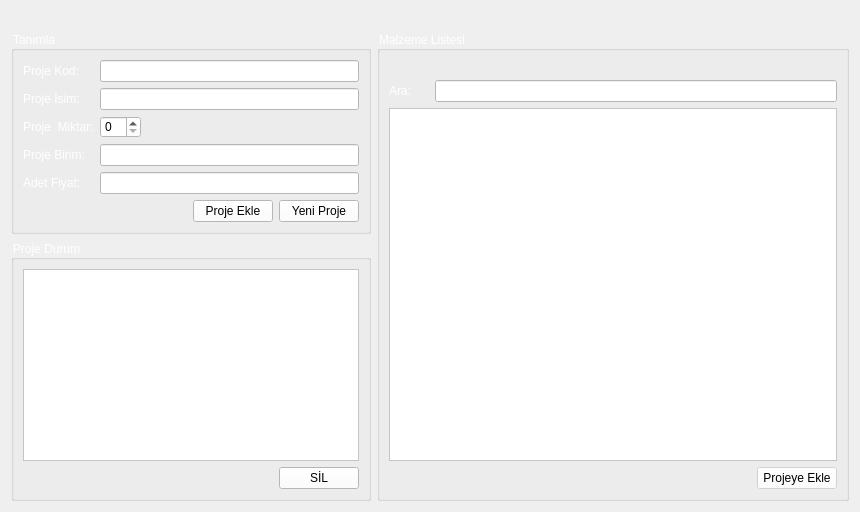
      <widget class="QWidget" name="tab_5">
       <attribute name="title">
        <string>Yeni Proje-ProjeGüncelle</string>
       </attribute>
       <layout class="QGridLayout" name="gridLayout_9">
        <item row="0" column="1">
         <spacer name="horizontalSpacer_17">
          <property name="orientation">
           <enum>Qt::Horizontal</enum>
          </property>
          <property name="sizeHint" stdset="0">
           <size>
            <width>40</width>
            <height>20</height>
           </size>
          </property>
         </spacer>
        </item>
        <item row="0" column="2">
         <spacer name="horizontalSpacer_16">
          <property name="orientation">
           <enum>Qt::Horizontal</enum>
          </property>
          <property name="sizeHint" stdset="0">
           <size>
            <width>40</width>
            <height>20</height>
           </size>
          </property>
         </spacer>
        </item>
        <item row="2" column="0">
         <widget class="QGroupBox" name="groupBox_4">
          <property name="styleSheet">
           <string notr="true">color: rgb(255, 255, 255);</string>
          </property>
          <property name="title">
           <string>Tanımla</string>
          </property>
          <layout class="QGridLayout" name="gridLayout_8">
           <item row="5" column="3">
            <widget class="QPushButton" name="btn_projeTanimla">
             <property name="styleSheet">
              <string notr="true">
color: rgb(0, 0, 0);
background-color: rgb(255, 255, 255);</string>
             </property>
             <property name="text">
              <string>Proje Ekle</string>
             </property>
            </widget>
           </item>
           <item row="5" column="4">
            <widget class="QPushButton" name="btn_yeniProje">
             <property name="styleSheet">
              <string notr="true">
color: rgb(0, 0, 0);
background-color: rgb(255, 255, 255);</string>
             </property>
             <property name="text">
              <string>Yeni Proje</string>
             </property>
            </widget>
           </item>
           <item row="5" column="1">
            <spacer name="horizontalSpacer_20">
             <property name="orientation">
              <enum>Qt::Horizontal</enum>
             </property>
             <property name="sizeHint" stdset="0">
              <size>
               <width>40</width>
               <height>20</height>
              </size>
             </property>
            </spacer>
           </item>
           <item row="5" column="0">
            <spacer name="horizontalSpacer_19">
             <property name="orientation">
              <enum>Qt::Horizontal</enum>
             </property>
             <property name="sizeHint" stdset="0">
              <size>
               <width>40</width>
               <height>20</height>
              </size>
             </property>
            </spacer>
           </item>
           <item row="5" column="2">
            <spacer name="horizontalSpacer_18">
             <property name="orientation">
              <enum>Qt::Horizontal</enum>
             </property>
             <property name="sizeHint" stdset="0">
              <size>
               <width>40</width>
               <height>20</height>
              </size>
             </property>
            </spacer>
           </item>
           <item row="0" column="0">
            <widget class="QLabel" name="label_9">
             <property name="text">
              <string>Proje Kod:</string>
             </property>
            </widget>
           </item>
           <item row="1" column="0">
            <widget class="QLabel" name="label_6">
             <property name="text">
              <string>Proje İsim:</string>
             </property>
            </widget>
           </item>
           <item row="2" column="0">
            <widget class="QLabel" name="label_10">
             <property name="text">
              <string>Proje  Miktar:</string>
             </property>
            </widget>
           </item>
           <item row="3" column="0">
            <widget class="QLabel" name="label_8">
             <property name="text">
              <string>Proje Birim:</string>
             </property>
            </widget>
           </item>
           <item row="4" column="0">
            <widget class="QLabel" name="label_7">
             <property name="text">
              <string>Adet Fiyat:</string>
             </property>
            </widget>
           </item>
           <item row="4" column="1" colspan="4">
            <widget class="QLineEdit" name="tf_yeniProjeFiyat">
             <property name="styleSheet">
              <string notr="true">background-color: rgb(255, 255, 255);
color: rgb(0, 0, 0);</string>
             </property>
            </widget>
           </item>
           <item row="3" column="1" colspan="4">
            <widget class="QLineEdit" name="tf_yeniProjeBirim">
             <property name="styleSheet">
              <string notr="true">background-color: rgb(255, 255, 255);
color: rgb(0, 0, 0);</string>
             </property>
            </widget>
           </item>
           <item row="1" column="1" colspan="4">
            <widget class="QLineEdit" name="tf_yeniProjeIsim">
             <property name="styleSheet">
              <string notr="true">background-color: rgb(255, 255, 255);
color: rgb(0, 0, 0);</string>
             </property>
            </widget>
           </item>
           <item row="0" column="1" colspan="4">
            <widget class="QLineEdit" name="tf_yeniProjeId">
             <property name="styleSheet">
              <string notr="true">background-color: rgb(255, 255, 255);
color: rgb(0, 0, 0);</string>
             </property>
            </widget>
           </item>
           <item row="2" column="1">
            <widget class="QSpinBox" name="spinBox">
             <property name="styleSheet">
              <string notr="true">background-color: rgb(255, 255, 255);
color: rgb(0, 0, 0);</string>
             </property>
            </widget>
           </item>
          </layout>
         </widget>
        </item>
        <item row="3" column="0">
         <widget class="QGroupBox" name="groupBox_6">
          <property name="styleSheet">
           <string notr="true">color: rgb(255, 255, 255);</string>
          </property>
          <property name="title">
           <string>Proje Durum</string>
          </property>
          <layout class="QGridLayout" name="gridLayout_7">
           <item row="1" column="1">
            <widget class="QPushButton" name="btn_projeMalzemeSil">
             <property name="styleSheet">
              <string notr="true">
color: rgb(0, 0, 0);
background-color: rgb(255, 255, 255);</string>
             </property>
             <property name="text">
              <string>SİL</string>
             </property>
            </widget>
           </item>
           <item row="1" column="0">
            <spacer name="horizontalSpacer_25">
             <property name="orientation">
              <enum>Qt::Horizontal</enum>
             </property>
             <property name="sizeHint" stdset="0">
              <size>
               <width>40</width>
               <height>20</height>
              </size>
             </property>
            </spacer>
           </item>
           <item row="0" column="0" colspan="2">
            <widget class="QTableView" name="tableView_projeMalzemeListesi">
             <property name="styleSheet">
              <string notr="true">background-color: rgb(255, 255, 255);
selection-color: rgb(255, 255, 255);
selection-background-color: rgb(0, 90, 135);
color: rgb(0, 0, 0);
</string>
             </property>
             <property name="selectionBehavior">
              <enum>QAbstractItemView::SelectRows</enum>
             </property>
             <attribute name="horizontalHeaderStretchLastSection">
              <bool>true</bool>
             </attribute>
            </widget>
           </item>
          </layout>
         </widget>
        </item>
        <item row="2" column="1" rowspan="2" colspan="2">
         <widget class="QGroupBox" name="groupBox_5">
          <property name="styleSheet">
           <string notr="true">color: rgb(255, 255, 255);</string>
          </property>
          <property name="title">
           <string>Malzeme Listesi</string>
          </property>
          <layout class="QGridLayout" name="gridLayout_6">
           <item row="7" column="4">
            <spacer name="horizontalSpacer_27">
             <property name="orientation">
              <enum>Qt::Horizontal</enum>
             </property>
             <property name="sizeHint" stdset="0">
              <size>
               <width>40</width>
               <height>20</height>
              </size>
             </property>
            </spacer>
           </item>
           <item row="7" column="3">
            <spacer name="horizontalSpacer_26">
             <property name="orientation">
              <enum>Qt::Horizontal</enum>
             </property>
             <property name="sizeHint" stdset="0">
              <size>
               <width>40</width>
               <height>20</height>
              </size>
             </property>
            </spacer>
           </item>
           <item row="7" column="6">
            <spacer name="horizontalSpacer_29">
             <property name="orientation">
              <enum>Qt::Horizontal</enum>
             </property>
             <property name="sizeHint" stdset="0">
              <size>
               <width>40</width>
               <height>20</height>
              </size>
             </property>
            </spacer>
           </item>
           <item row="7" column="5">
            <spacer name="horizontalSpacer_28">
             <property name="orientation">
              <enum>Qt::Horizontal</enum>
             </property>
             <property name="sizeHint" stdset="0">
              <size>
               <width>40</width>
               <height>20</height>
              </size>
             </property>
            </spacer>
           </item>
           <item row="3" column="1" colspan="8">
            <widget class="QLineEdit" name="tf_malzemeAra">
             <property name="styleSheet">
              <string notr="true">background-color: rgb(255, 255, 255);
color: rgb(0, 0, 0);</string>
             </property>
            </widget>
           </item>
           <item row="7" column="2">
            <spacer name="horizontalSpacer_11">
             <property name="orientation">
              <enum>Qt::Horizontal</enum>
             </property>
             <property name="sizeHint" stdset="0">
              <size>
               <width>40</width>
               <height>20</height>
              </size>
             </property>
            </spacer>
           </item>
           <item row="0" column="8">
            <spacer name="horizontalSpacer_14">
             <property name="orientation">
              <enum>Qt::Horizontal</enum>
             </property>
             <property name="sizeHint" stdset="0">
              <size>
               <width>40</width>
               <height>20</height>
              </size>
             </property>
            </spacer>
           </item>
           <item row="7" column="8">
            <widget class="QPushButton" name="btn_malzemeEkle">
             <property name="enabled">
              <bool>false</bool>
             </property>
             <property name="styleSheet">
              <string notr="true">
color: rgb(0, 0, 0);
background-color: rgb(255, 255, 255);</string>
             </property>
             <property name="text">
              <string>Projeye Ekle</string>
             </property>
            </widget>
           </item>
           <item row="7" column="0">
            <spacer name="horizontalSpacer_10">
             <property name="orientation">
              <enum>Qt::Horizontal</enum>
             </property>
             <property name="sizeHint" stdset="0">
              <size>
               <width>40</width>
               <height>20</height>
              </size>
             </property>
            </spacer>
           </item>
           <item row="0" column="3">
            <spacer name="horizontalSpacer_15">
             <property name="orientation">
              <enum>Qt::Horizontal</enum>
             </property>
             <property name="sizeHint" stdset="0">
              <size>
               <width>40</width>
               <height>20</height>
              </size>
             </property>
            </spacer>
           </item>
           <item row="3" column="0">
            <widget class="QLabel" name="label_11">
             <property name="text">
              <string>Ara:</string>
             </property>
            </widget>
           </item>
           <item row="0" column="1">
            <spacer name="horizontalSpacer_12">
             <property name="orientation">
              <enum>Qt::Horizontal</enum>
             </property>
             <property name="sizeHint" stdset="0">
              <size>
               <width>40</width>
               <height>20</height>
              </size>
             </property>
            </spacer>
           </item>
           <item row="0" column="2">
            <spacer name="horizontalSpacer_13">
             <property name="orientation">
              <enum>Qt::Horizontal</enum>
             </property>
             <property name="sizeHint" stdset="0">
              <size>
               <width>40</width>
               <height>20</height>
              </size>
             </property>
            </spacer>
           </item>
           <item row="6" column="0" colspan="9">
            <widget class="QTableView" name="tableView_malzemeListesi">
             <property name="styleSheet">
              <string notr="true">background-color: rgb(255, 255, 255);
selection-color: rgb(255, 255, 255);
selection-background-color: rgb(0, 90, 135);
color: rgb(0, 0, 0);
</string>
             </property>
             <property name="selectionBehavior">
              <enum>QAbstractItemView::SelectRows</enum>
             </property>
             <attribute name="horizontalHeaderStretchLastSection">
              <bool>true</bool>
             </attribute>
            </widget>
           </item>
           <item row="7" column="7">
            <spacer name="horizontalSpacer_30">
             <property name="orientation">
              <enum>Qt::Horizontal</enum>
             </property>
             <property name="sizeHint" stdset="0">
              <size>
               <width>40</width>
               <height>20</height>
              </size>
             </property>
            </spacer>
           </item>
           <item row="7" column="1">
            <spacer name="horizontalSpacer_31">
             <property name="orientation">
              <enum>Qt::Horizontal</enum>
             </property>
             <property name="sizeHint" stdset="0">
              <size>
               <width>40</width>
               <height>20</height>
              </size>
             </property>
            </spacer>
           </item>
          </layout>
         </widget>
        </item>
       </layout>
      </widget>
